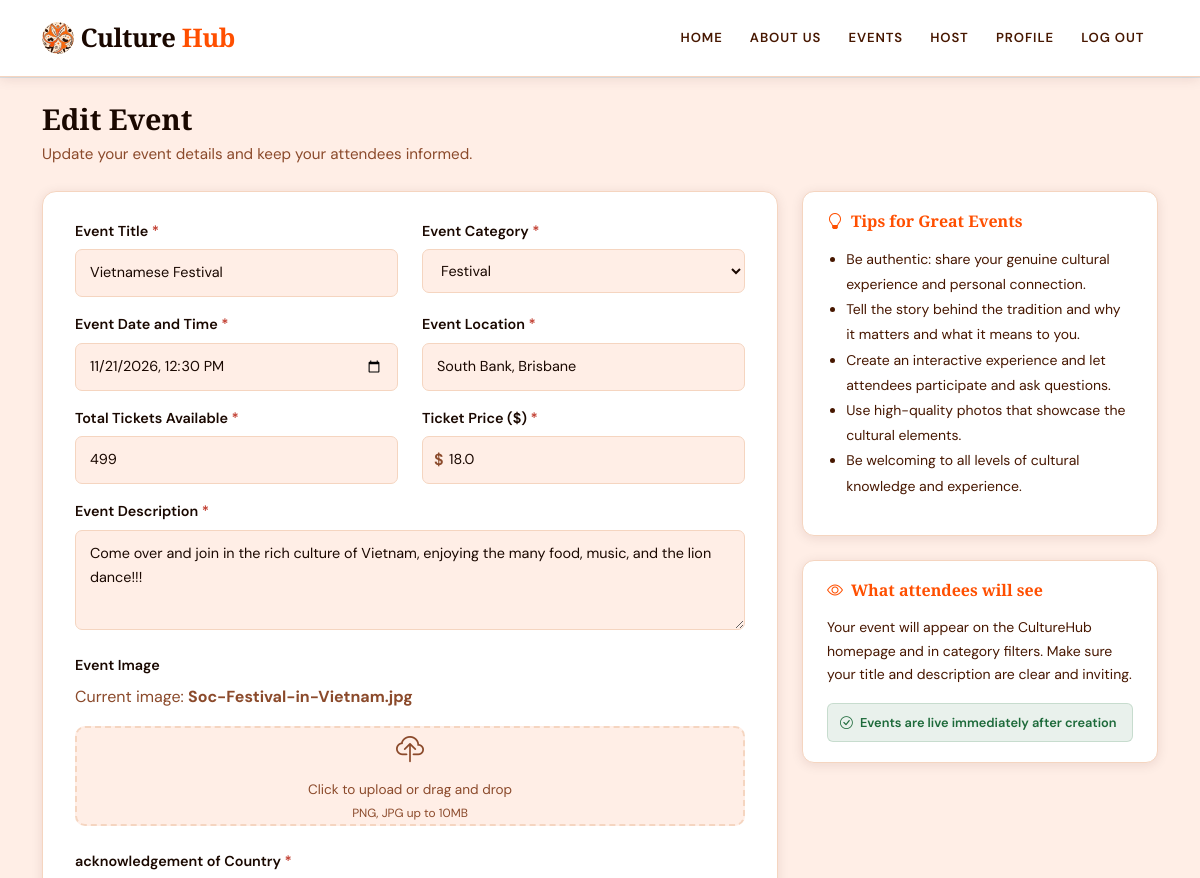
The app's page /event/1/edit (signed in, upper part), older data.
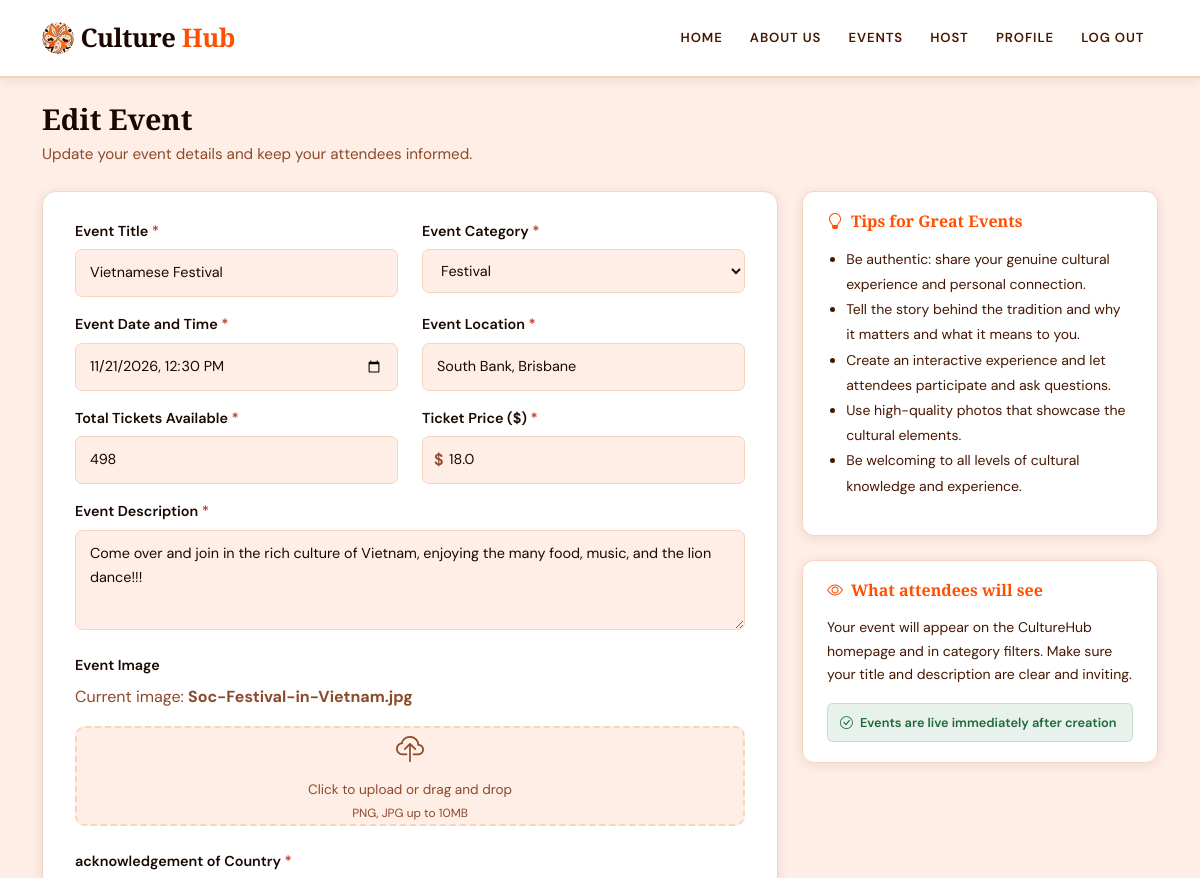
The same page, newer data.
### culturehub/models.py (models this page shows)
class Event(db.Model):
    id = db.Column(db.Integer, primary_key=True)
    name = db.Column(db.String(100), nullable=False)
    category = db.Column(db.String(50), nullable=False)
    date = db.Column(db.DateTime, nullable=False)
    location = db.Column(db.String(255), nullable=False)
    description = db.Column(db.Text, nullable=False)
    image = db.Column(db.String(255))
    status = db.Column(db.String(20), default='Open')
    tickets_available = db.Column(db.Integer, nullable=False)
    price = db.Column(db.Float, nullable=False)
    acknowledgement  = db.Column(db.String(20), default='none')
    acknowledgement_text = db.Column(db.Text, nullable=True)
    user_id = db.Column(db.Integer, db.ForeignKey('user.id'), nullable=False)
    comments = db.relationship('Comment', backref='event', lazy=True)
    orders = db.relationship('Order', backref='event', lazy=True)

### culturehub/views.py (the view, shortened to what this page needs)
@main_bp.route('/event/<int:event_id>/edit' , methods=['GET', 'POST'])
@login_required
def event_edit(event_id):
    event = Event.query.get_or_404(event_id)
    if event.user_id != current_user.id:
        flash('You do not have permission to edit this event.')
        return redirect(url_for('main.event_detail', event_id=event_id))
    form = EventForm(obj=event)
    return render_template('events/event_edit.html', form=form, event=event)

### culturehub/templates/events/event_edit.html (shortened to what the changed rows need)
{% extends "base.html" %}
{% block content %}
<main class="container my-4">
  <div class="row g-4">
    <div class="col-lg-8">
      <div class="create-form-card">
        <form method="POST" enctype="multipart/form-data" id="eventForm" novalidate>
          <div class="row">
            <div class="col-md-6 mb-3">
              <label class="create-label">
                {{ form.name.label.text }} <span class="create-required">*</span>
              </label>
              {{ form.name(class="create-input", placeholder="e.g., Japanese Tea Ceremony") }}
            </div>
            <div class="col-md-6 mb-3">
              <label class="create-label">
                {{ form.category.label.text }} <span class="create-required">*</span>
              </label>
              {{ form.category(class="create-input") }}
            </div>
          </div>
          <div class="row">
            <div class="col-md-6 mb-3">
              <label class="create-label">
                {{ form.date.label.text }} <span class="create-required">*</span>
              </label>
              {{ form.date(class="create-input") }}
            </div>
            <div class="col-md-6 mb-3">
              <label class="create-label">
                {{ form.location.label.text }} <span class="create-required">*</span>
              </label>
              {{ form.location(class="create-input", placeholder="e.g., Queen Street, Brisbane CBD") }}
            </div>
          </div>
          <div class="row">
            <div class="col-md-6 mb-3">
              <label class="create-label">
                {{ form.tickets_available.label.text }} <span class="create-required">*</span>
              </label>
              {{ form.tickets_available(class="create-input", placeholder="e.g., 100") }}
            </div>
            <div class="col-md-6 mb-3">
              <div class="create-input-prefix">
                <span class="prefix-symbol">$</span>
                {{ form.price(class="create-input prefix-input", placeholder="e.g., 35.00") }}
              </div>
            </div>
          </div>
          <div class="mb-3">
            <label class="create-label">
              {{ form.description.label.text }} <span class="create-required">*</span>
            </label>
            {{ form.description(class="create-input create-textarea", placeholder="Describe what attendees will experience at your event...") }}
          </div>
          <div class="mb-4">
            {% if event.image %}
              <p class="text-muted">Current image: <strong>{{ event.image }}</strong></p>
            {% endif %}
          </div>
        </form>
      </div>
    </div>
  </div>
</main>
{% endblock %}

Row changes from the older to the newer data that the page shows:
changed Event "Soc-Festival-in-Vietnam.jpg": tickets_available "499" → "498"
